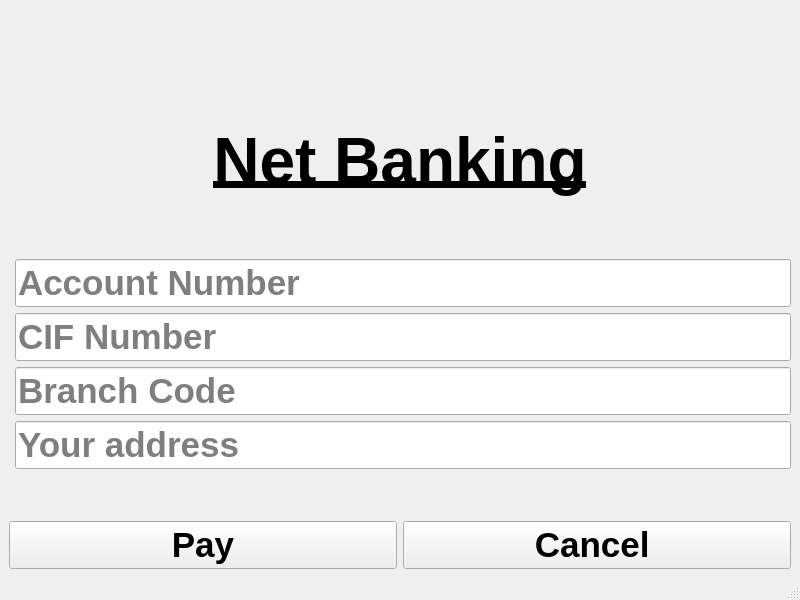
<?xml version="1.0" encoding="UTF-8"?>
<ui version="4.0">
 <class>MainWindow</class>
 <widget class="QMainWindow" name="MainWindow">
  <property name="geometry">
   <rect>
    <x>0</x>
    <y>0</y>
    <width>800</width>
    <height>600</height>
   </rect>
  </property>
  <property name="windowTitle">
   <string>MainWindow</string>
  </property>
  <widget class="QWidget" name="centralwidget">
   <layout class="QGridLayout" name="gridLayout">
    <item row="3" column="0">
     <widget class="QPushButton" name="pushButton_pay">
      <property name="font">
       <font>
        <pointsize>26</pointsize>
        <weight>75</weight>
        <bold>true</bold>
       </font>
      </property>
      <property name="text">
       <string>Pay</string>
      </property>
     </widget>
    </item>
    <item row="2" column="0" colspan="2">
     <layout class="QFormLayout" name="formLayout">
      <item row="0" column="1">
       <spacer name="verticalSpacer">
        <property name="orientation">
         <enum>Qt::Vertical</enum>
        </property>
        <property name="sizeHint" stdset="0">
         <size>
          <width>20</width>
          <height>40</height>
         </size>
        </property>
       </spacer>
      </item>
      <item row="1" column="1">
       <widget class="QLineEdit" name="lineEdit_acnum">
        <property name="font">
         <font>
          <pointsize>26</pointsize>
          <weight>75</weight>
          <bold>true</bold>
         </font>
        </property>
        <property name="placeholderText">
         <string>Account Number</string>
        </property>
       </widget>
      </item>
      <item row="2" column="1">
       <widget class="QLineEdit" name="lineEdit_cifnum">
        <property name="font">
         <font>
          <pointsize>26</pointsize>
          <weight>75</weight>
          <bold>true</bold>
         </font>
        </property>
        <property name="placeholderText">
         <string>CIF Number</string>
        </property>
       </widget>
      </item>
      <item row="3" column="1">
       <widget class="QLineEdit" name="lineEdit_branch_code">
        <property name="font">
         <font>
          <pointsize>26</pointsize>
          <weight>75</weight>
          <bold>true</bold>
         </font>
        </property>
        <property name="placeholderText">
         <string>Branch Code</string>
        </property>
       </widget>
      </item>
      <item row="4" column="1">
       <widget class="QLineEdit" name="lineEdit_del_add">
        <property name="font">
         <font>
          <pointsize>26</pointsize>
          <weight>75</weight>
          <bold>true</bold>
         </font>
        </property>
        <property name="placeholderText">
         <string>Your address</string>
        </property>
       </widget>
      </item>
      <item row="5" column="1">
       <spacer name="verticalSpacer_2">
        <property name="orientation">
         <enum>Qt::Vertical</enum>
        </property>
        <property name="sizeHint" stdset="0">
         <size>
          <width>20</width>
          <height>40</height>
         </size>
        </property>
       </spacer>
      </item>
     </layout>
    </item>
    <item row="3" column="1">
     <widget class="QPushButton" name="pushButton_cancel">
      <property name="font">
       <font>
        <pointsize>26</pointsize>
        <weight>75</weight>
        <bold>true</bold>
       </font>
      </property>
      <property name="text">
       <string>Cancel </string>
      </property>
     </widget>
    </item>
    <item row="1" column="0" colspan="2">
     <widget class="QLabel" name="label">
      <property name="minimumSize">
       <size>
        <width>0</width>
        <height>90</height>
       </size>
      </property>
      <property name="font">
       <font>
        <pointsize>48</pointsize>
        <weight>75</weight>
        <bold>true</bold>
       </font>
      </property>
      <property name="text">
       <string>&lt;html&gt;&lt;head/&gt;&lt;body&gt;&lt;p align=&quot;center&quot;&gt;&lt;span style=&quot; text-decoration: underline;&quot;&gt;Net Banking&lt;/span&gt;&lt;/p&gt;&lt;/body&gt;&lt;/html&gt;</string>
      </property>
     </widget>
    </item>
    <item row="0" column="0">
     <spacer name="verticalSpacer_3">
      <property name="orientation">
       <enum>Qt::Vertical</enum>
      </property>
      <property name="sizeHint" stdset="0">
       <size>
        <width>20</width>
        <height>40</height>
       </size>
      </property>
     </spacer>
    </item>
   </layout>
  </widget>
  <widget class="QMenuBar" name="menubar">
   <property name="geometry">
    <rect>
     <x>0</x>
     <y>0</y>
     <width>800</width>
     <height>29</height>
    </rect>
   </property>
  </widget>
  <widget class="QStatusBar" name="statusbar"/>
 </widget>
 <tabstops>
  <tabstop>lineEdit_acnum</tabstop>
  <tabstop>lineEdit_cifnum</tabstop>
  <tabstop>lineEdit_branch_code</tabstop>
  <tabstop>lineEdit_del_add</tabstop>
  <tabstop>pushButton_pay</tabstop>
  <tabstop>pushButton_cancel</tabstop>
 </tabstops>
 <resources/>
 <connections/>
</ui>
